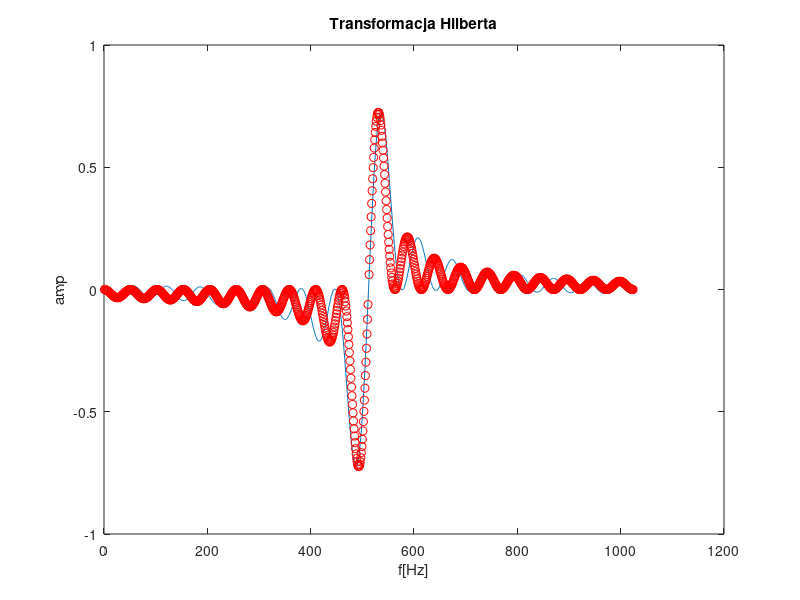

Write MATLAB code to recreate this figure.
%Hilbert Transform

clear all;
clc;
close all;

fs=1024;
N=1024;
t=-(N/(2*fs)-1/fs):1/fs:N/(2*fs);

s=sinc(2*pi*5*t); %sygnal zrodlowy

a=2*pi*5*4;
z=(1-cos(t*a))./(t*a);

%Algorytm dyskretnej transformacji Hilberta - w oparciu o DFT
widmo=fft(s);

fftx=zeros(1,N);
for i=1:1:N
    
    if i<N/2+1
    fftx(i)=i-1;
    else fftx(i)=-1*(N+1-i);
    end
end

sgn=sign(fftx);

hil=-1i*sgn.*widmo; 
hilb=ifft(hil); 


figure(1)
plot(real(hilb)) %transformacja Hilberta
hold on;
plot(z, 'ro') %dla porownania (teoretyczna TH sygnalu zrodlowego)
title('Transformacja Hilberta');
xlabel('f[Hz]');
ylabel('amp');




